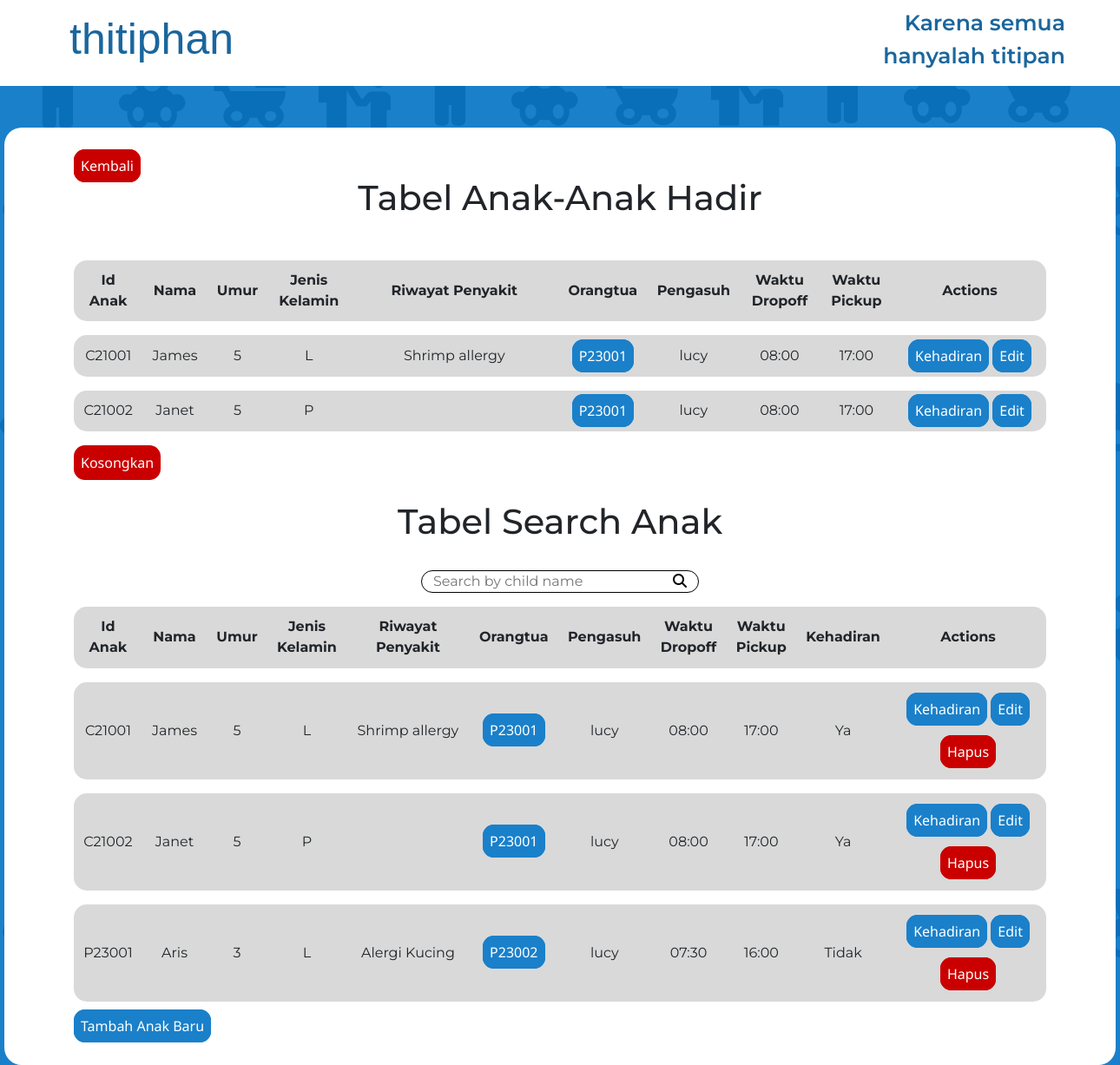
/children/, run on an earlier commit of the app's database.
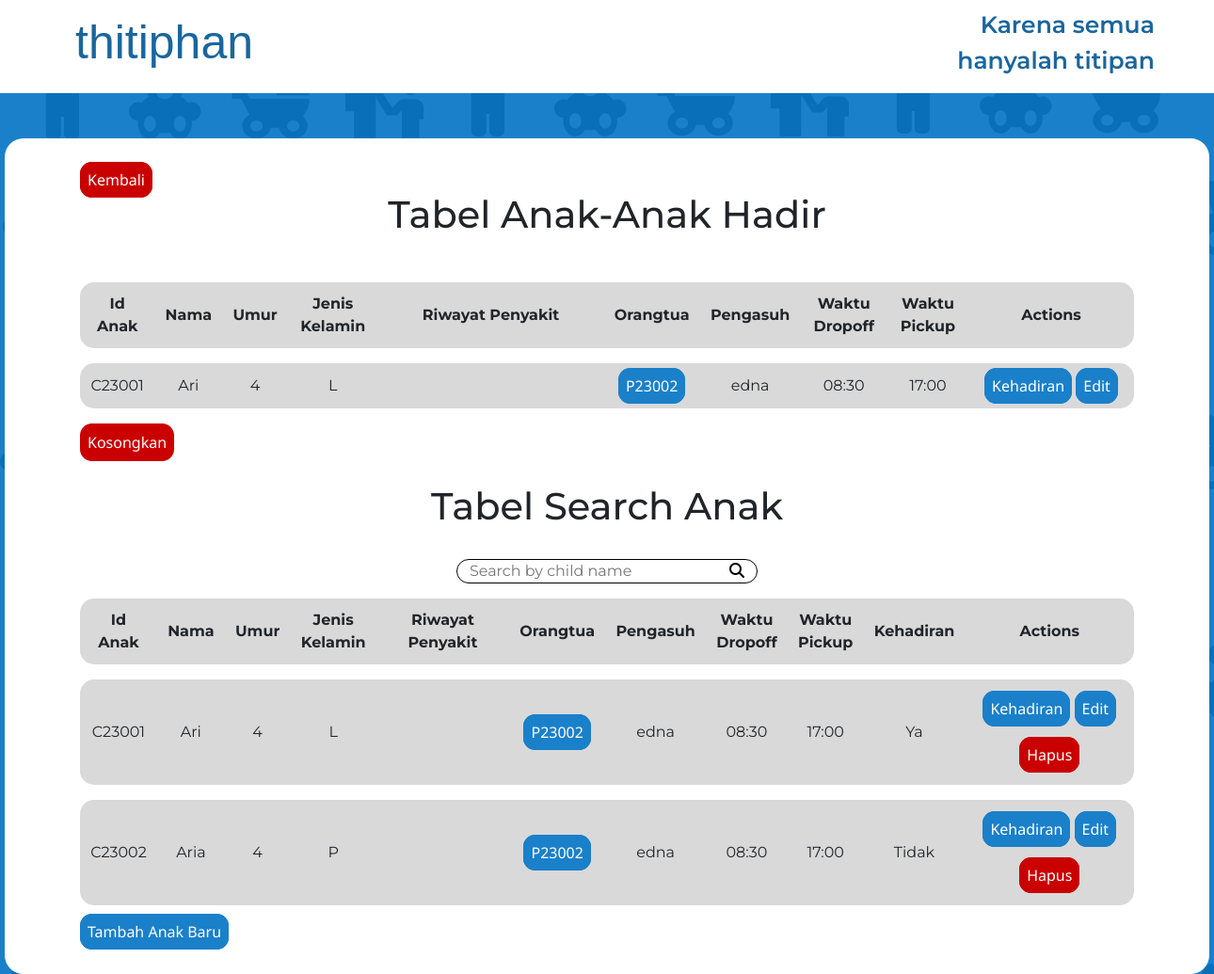
And on a later commit of the database.
### myFirstApp/models.py (models this page shows)
class employee(models.Model):
    DP_DT = [("Pengasuh", "Pengasuh"), ("Logistik", "Logistik")]
    gender = [("P", "P"), ("L", "L")]
    employee_id = models.CharField(max_length=7, primary_key=True)
    employee_name = models.CharField(max_length=200)
    employee_birth = models.DateField()
    employee_gender = models.CharField(max_length=2, choices=gender)
    employee_address = models.TextField()
    employee_phone = models.CharField(max_length=14)
    employee_department = models.CharField(max_length=12, choices=DP_DT)

class child(models.Model):
    gender = [("P", "P"), ("L", "L")]
    con = [("Ya", "Ya"), ("Tidak", "Tidak")]
    child_id = models.CharField(max_length=7, primary_key=True)
    child_name = models.CharField(max_length=200)
    child_gender = models.CharField(max_length=2, choices=gender)
    child_birth = models.DateField()
    disease = models.TextField(null=True)
    in_time = models.TimeField()
    out_time = models.TimeField()
    in_con = models.CharField(max_length=6, choices=con)
    parent = models.ForeignKey(parent, on_delete=models.CASCADE)
    care_taker = models.ForeignKey(employee, null=True, on_delete=models.PROTECT)
    class Meta:
        managed = True
    @property
    def age(self):
      if self.child_birth:
        today = date.today()
        age = today.year - self.child_birth.year - ((today.month, today.day) < (self.child_birth.month, self.child_birth.day))
        return age
      return None

### myFirstApp/views.py (the view)
# urls.py: path('children/', views.children, name="children"),
def children(request):
    ch_in = child.objects.filter(in_con = "Ya").order_by("child_id")
    emp= employee.objects.all()
    query = request.GET.get('q', '')
    results = []
    if query:
        results = child.objects.filter(child_name__icontains=query)
    else :
        results = child.objects.all().order_by("child_id")
    table1 = []
    for i in results:
        childs = child.objects.get(child_id=i.child_id)
        employees = employee.objects.get(employee_id=i.care_taker_id)
        childarr1 = {
            'employees': employees,
            'childs': childs,
        }
        table1.append(childarr1)
    table2 = []
    for i in ch_in:
        employees = employee.objects.get(employee_id=i.care_taker_id)
        childs = child.objects.get(child_id=i.child_id)
        childsarr2 = {
            'employees': employees,
            'childs': childs,
        }
        table2.append(childsarr2)
    context ={
        'query': query,
        'results': results,
        'table2': table2,
        'table1': table1
    }
    return render(request, 'children.html', context)

### templates/children.html (shortened to what this page needs)
{% extends 'base.html' %}
{% load static %}
{% block css %}
    <link rel="stylesheet" href="{% static 'css/stylekidl.css' %}">
{% endblock %}
{% block content %}
<nav>
    <ul>
        <li class="logo">thitiphan</li>
    </ul>
    <ul>
        <li class="moto">Karena semua hanyalah titipan</li>
    </ul>
</nav>
<section id="tableall">
    <div class="linksl">
        <a class="retbtn" href="/chdb/">Kembali</a>
    </div>
    <div class="atndtable">
        <h1>Tabel Anak-Anak Hadir</h1>
        <br>
        <table>
            <tr>
                <th>Id Anak</th>
                <th>Nama</th>
                <th>Umur</th>
                <th>Jenis Kelamin</th>
                <th>Riwayat Penyakit</th>
                <th>Orangtua</th>
                <th>Pengasuh</th>
                <th>Waktu Dropoff </th>
                <th>Waktu Pickup</th>
                <th class="spacta">Actions</th>
            </tr>
            {% for i in table2 %}
            <tr>
                <td>{{i.childs.child_id}}</td>
                <td>{{i.childs.child_name}}</td>
                <td>{{i.childs.age}}</td>
                <td>{{i.childs.child_gender}}</td>
                <td class="ill">{{i.childs.disease}}</td>
                <td><a class="spbtn" href="/parentone/{{i.childs.child_id}}">{{i.childs.parent_id}}</a></td>
                <td>{{i.employees.employee_name}}</td>
                <td>{{i.childs.in_time|time:'H:i'}}</td>
                <td>{{i.childs.out_time|time:'H:i'}}</td>
                <td class="spacta"><a class="spbtn" href="/attendance/{{i.childs.child_id}}">Kehadiran<a> <a class="spbtn" href="/editch/{{i.childs.child_id}}">Edit</a></td>
            </tr>
            {% endfor %}
        </table>
        <form method="post" action="/res_att/" class="linksl">
            <input type="submit" id="resatt" class="retbtn" value="Kosongkan">
        </form>
    </div>
    <br>
    <div class="alltable">
        <h1>Tabel Search Anak</h1>
        <br>
        <form method="get" action="/children/" class="src">
            <input type="text" name="q" placeholder="Search by child name" value="{{ query }}">
            <button type="submit" class="tpsm"><i class="fa-solid fa-magnifying-glass"></i></button>
        </form>
        <table class='table2'>
            <tr>
                <th>Id Anak</th>
                <th>Nama</th>
                <th>Umur</th>
                <th>Jenis Kelamin</th>
                <th class="ill">Riwayat Penyakit</th>
                <th>Orangtua</th>
                <th>Pengasuh</th>
                <th>Waktu Dropoff </th>
                <th>Waktu Pickup</th>
                <th>Kehadiran</th>
                <th class="spact">Actions</th>
            </tr>
            {% if results %}
                {% for i in table1 %}
                <tr>
                    <td>{{i.childs.child_id}}</td>
                    <td>{{i.childs.child_name}}</td>
                    <td>{{i.childs.age}}</td>
                    <td>{{i.childs.child_gender}}</td>
                    <td class="ill">{{i.childs.disease}}</td>
                    <td><a class="spbtn" href="/parentone/{{i.childs.child_id}}">{{i.childs.parent_id}}</a></td>
                    <td>{{i.employees.employee_name}}</td>
                    <td>{{i.childs.in_time|time:'H:i'}}</td>
                    <td>{{i.childs.out_time|time:'H:i'}}</td>
                    <td>{{i.childs.in_con}}</td>
                    <td class="spact"><a class="spbtn" href="/attendance/{{i.childs.child_id}}">Kehadiran</a> <a class="spbtn" href="/editch/{{i.childs.child_id}}">Edit</a> <br><br> <a class="retbtn" href="/deletech/{{i.childs.child_id}}">Hapus</a></td>
                </tr>
                {% endfor %}
            {% else %}
            <table class="nores">
                <tr>
                    <td>No results found.</td>
                </tr>
            </table>
            {% endif %}
        </table>
    </div>
    <div class="linksl">
        <a class="spbtn" href="/add_child/">Tambah Anak Baru</a>
    </div>
</section>
{% endblock content %}

### templates/base.html (shortened to what this page needs)
<!DOCTYPE html>
<html lang="en">
  <head>
    {% load static %}
    <link href="https://cdn.jsdelivr.net/npm/bootstrap@5.2.2/dist/css/bootstrap.min.css" rel="stylesheet" />
    <link rel="stylesheet" href="https://cdn.jsdelivr.net/npm/bootstrap-icons@1.10.2/font/bootstrap-icons.css" />
    {% block css %}
    {% endblock %}
    <link href="https://fonts.cdnfonts.com/css/pad-thai" rel="stylesheet" />
    <link href="https://fonts.cdnfonts.com/css/montserrat" rel="stylesheet" />
  </head>
  <body>
    {% block content %}
    {% endblock %}
  </body>
</html>

### static/css/stylekidl.css (style rules this page uses)
* { margin: 0; padding: 0; font-family: 'Montserrat', sans-serif; }
body { background-image: url(/static/images/background.png); background-repeat: repeat; margin: auto; align-items: center; text-align: center; }
nav { display: flex; justify-content: space-between; background: white; margin: 0; padding: .5rem 3rem 0rem 3rem; }
ul { list-style-type: none; }
table { border-spacing: 0 1rem; border-collapse: separate; margin-left: auto; margin-right: auto; width: 70rem; }
tr { outline: none; border: .5rem solid rgba(217, 217, 217, 1); background-color: rgba(217, 217, 217, 1); }
th, td { padding: .7rem; }
td:first-child, th:first-child { border-radius: 15px 0 0 15px; }
td:last-child, th:last-child { border-radius: 0 15px 15px 0; }
a { text-decoration:none ; }
.src { margin: auto; border: 1px solid #000; width: 20rem; background: white; border-radius: 15px; }
input[type='text'] { width: 17rem; border: none; background: none; outline: none; }
.tpsm { background-color: transparent; border: none; cursor: pointer; }
#tableall { box-sizing: border-box; width: 80rem; border: 2rem solid white; background-color: white; border-radius: 1.25rem; margin: 3rem auto 0 auto; padding: 0 0.5rem 0 0.5rem; display: block; align-items: center; text-align: center; }
.logo { color: rgba(0.76, 85.26, 146.45, 0.90); font-size: 50px; font-family: 'Pad Thai', sans-serif; font-weight: 400; word-wrap: break-word; width: 100%; height: 100%; }
.moto { margin-right: .95rem; text-align: right; color: rgba(0.76, 85.26, 146.45, 0.90); font-size: 25px; font-size: 1.5625rem; font-style: normal; font-family: 'Montserrat', sans-serif; font-weight: 600; word-wrap: break-word; width: 15rem; height: 100%; }
.ill { width: 15rem; }
.spact { width: 20rem; }
.spacta { width: 11rem; }
.table2 td { height: 7rem; }
.linksl { text-align: left; margin-left: 2.5rem; }
.retbtn { font-family: 'Noto Sans', sans-serif; border: .5rem solid rgb(202, 0, 0); background-color: rgb(202, 0, 0); border-radius: .8rem; color: white; }
.spbtn { font-family: 'Noto Sans', sans-serif; border: .5rem solid rgb(26, 128, 202); background-color: rgb(26, 128, 202); border-radius: .8rem; color: white; }

What changed in the data, as far as the page shows it:
removed employee: childs.child_id "C21001", childs.child_name "James", childs.age "5", childs.child_gender "L", childs.disease "Shrimp allergy", childs.parent_id "P23001", employees.employee_name "lucy", childs.in_time "08:00", childs.out_time "17:00", childs.child_id "C21002", childs.child_name "Janet", childs.child_gender "P", childs.in_con "Ya", childs.child_id "P23001", childs.child_name "Aris", childs.age "3", childs.disease "Alergi Kucing", childs.parent_id "P23002", childs.in_time "07:30", childs.out_time "16:00", childs.in_con "Tidak"
added employee: childs.child_id "C23001", childs.child_name "Ari", childs.age "4", childs.child_gender "L", childs.parent_id "P23002", employees.employee_name "edna", childs.in_time "08:30", childs.out_time "17:00", childs.in_con "Ya", childs.child_id "C23002", childs.child_name "Aria", childs.child_gender "P", childs.in_con "Tidak"
